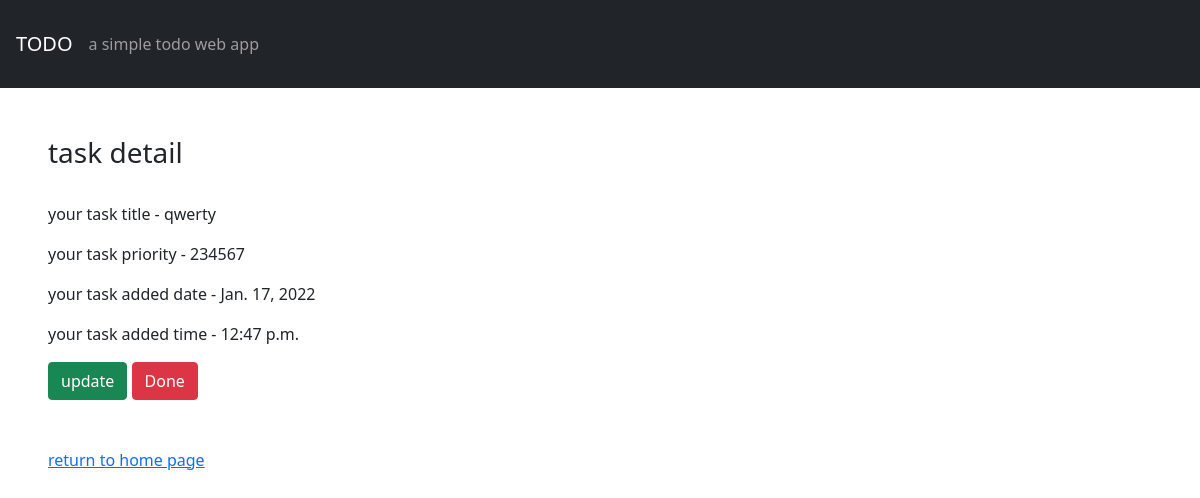
Screenshot of /20/ with the database file from the repository.
### todo_app/models.py (models this page shows, shortened)
class Task(models.Model):
    title=models.CharField(max_length=100)
    priority=models.IntegerField()
    date=models.DateField(default=datetime.date.today)
    time=models.TimeField(default=datetime.datetime.now)

### todo_app/views.py (the view)
# urls.py: path('<pk>/',TaskDetailView.as_view(),name='TaskDetailView'),
class TaskDetailView(DetailView):
    model=Task
    template_name='task_detail.html'
    context_object_name='task'

### todo_app/templates/task_detail.html (shortened to what this page needs)
{% extends 'base.html' %}
{% block content %}
<div class="p-5">
    <h3>task detail</h3><br>
    <p>your task title - {{task.title}}</p>
    <p>your task priority - {{task.priority}}</p>
    <p>your task added date - {{task.date}}</p>
    <p>your task added time - {{task.time}}</p>
    <a href="/{{task.id}}/update" class="btn btn-success">update</a>
    <a href="/{{task.id}}/delete/" class="btn btn-danger">Done</a>
</div>
<a href="/" class="mx-5">return to home page</a>
{% endblock %}

### rows the page displays
Task: title "qwerty", priority "234567", date "Jan. 17, 2022", time "12:47 p.m."
